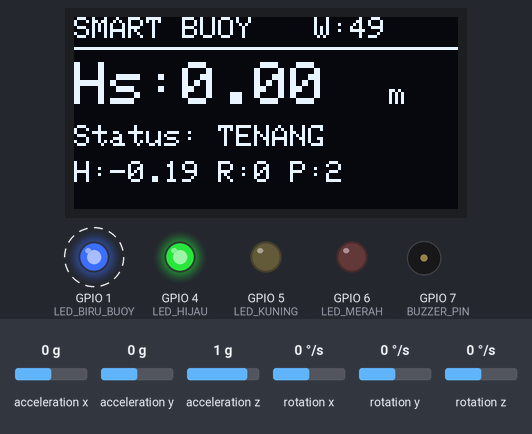
The sketch below on a simulated ESP32-S3. On the bench: 128×64 one-colour display, output pins drawn as LEDs (lit = HIGH), buzzer (waves = sounding, pin HIGH). Wiring (inferred from the names in the program): MPU-6050 motion sensor at I2C address 0x68. Dashed ring = blinking. The inputs (shaded band) are chosen by the test bench; at power-on: acceleration z 1 g, rotation x 0 °/s, acceleration x 0 g, acceleration y 0 g, rotation y 0 °/s, rotation z 0 °/s. What the sketch prints to the serial monitor is not drawn.

Above: at 4.4 s.
4.5 s: acceleration z set to 0.8 g
At 6.33 s:
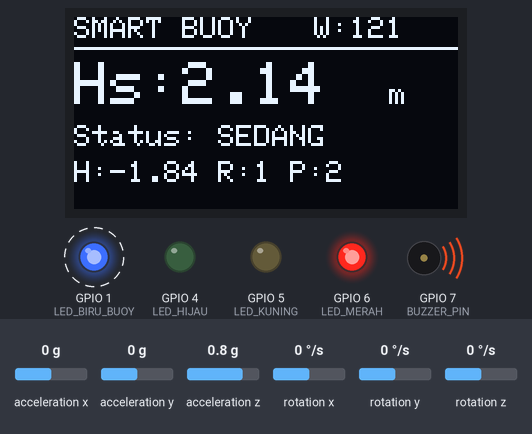
7.5 s: rotation x set to -192 °/s
At 9.4 s:
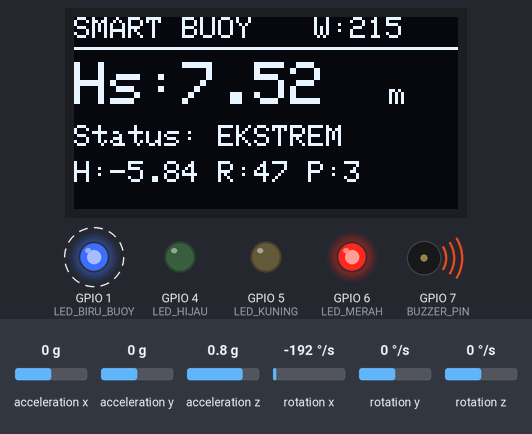
10.5 s: acceleration x set to -0.8 g
At 12.53 s:
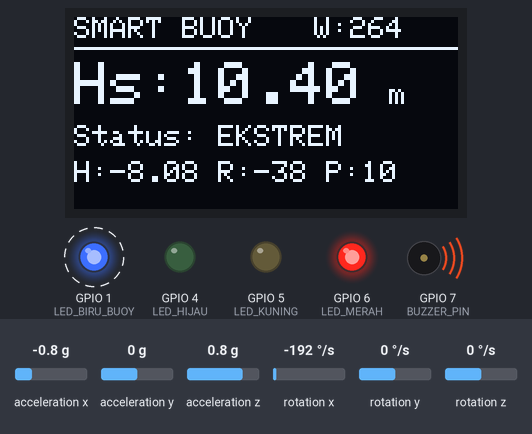
12.6 s: acceleration y set to -1.4 g
At 14.53 s:
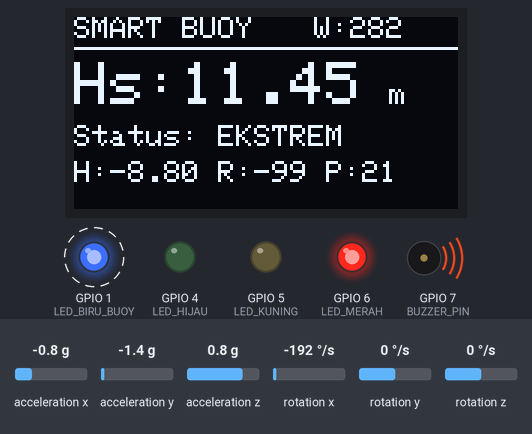
15.0 s: rotation y set to -192 °/s
At 17.53 s:
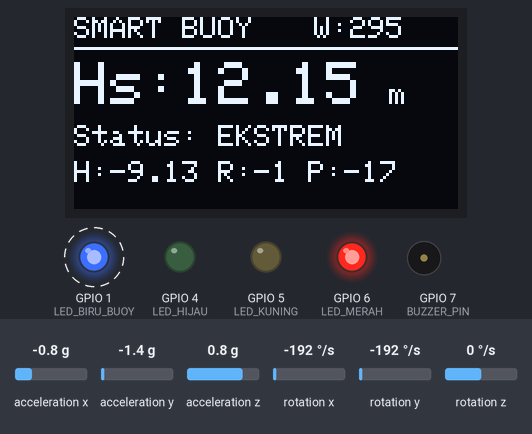
18.0 s: rotation z set to -192 °/s
At 21.1 s:
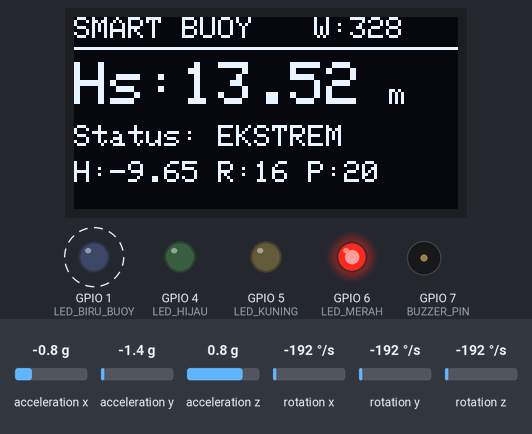
Timing chart, 0 to 21.6 s (numbered marks = the images above; inputs shaded):
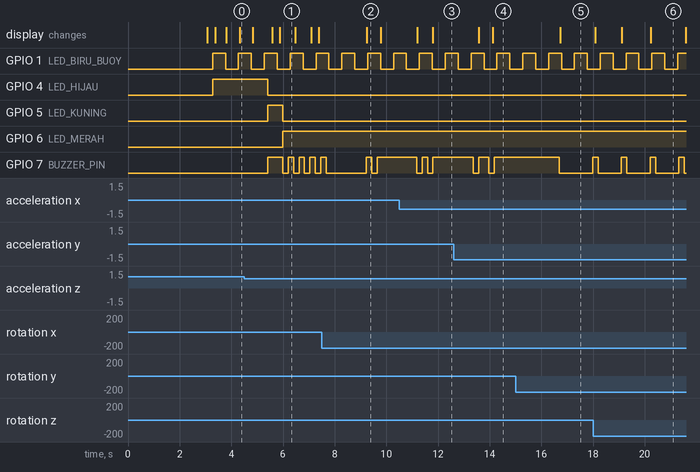

The sketch:

Oled_Hs_Status.ino
```cpp
#include <Wire.h>
#include <MadgwickAHRS.h>
#include <Adafruit_GFX.h>
#include <Adafruit_SSD1306.h>
#include <math.h>

#define DEBUG_SERIAL Serial0

#define I2C_SDA 17
#define I2C_SCL 18

#define LED_BIRU_BUOY 1
#define LED_HIJAU 4
#define LED_KUNING 5
#define LED_MERAH 6
#define BUZZER_PIN 7

#define MPU6050_ADDR 0x68
#define OLED_ADDR 0x3C

#define SCREEN_WIDTH 128
#define SCREEN_HEIGHT 64
#define OLED_RESET -1

Adafruit_SSD1306 display(SCREEN_WIDTH, SCREEN_HEIGHT, &Wire, OLED_RESET);

#define REG_PWR_MGMT_1   0x6B
#define REG_ACCEL_CONFIG 0x1C
#define REG_GYRO_CONFIG  0x1B
#define REG_ACCEL_XOUT_H 0x3B

// ====== NILAI KALIBRASI HASIL C02/C03 ======
float accel_bias_x = 458.48;
float accel_bias_y = -91.82;
float accel_bias_z = 1129.05;

float accel_lsb_per_g_x = 16265.48;
float accel_lsb_per_g_y = 16308.15;
float accel_lsb_per_g_z = 16531.99;

float gyro_bias_x = -233.87;
float gyro_bias_y = -60.78;
float gyro_bias_z = -256.41;

const float GYRO_LSB_PER_DPS = 131.0;
const float GRAVITY = 9.80665;

// Sampling
const float SAMPLE_RATE_HZ = 50.0;
const unsigned long SAMPLE_INTERVAL_US = 1000000UL / SAMPLE_RATE_HZ;
unsigned long lastSampleMicros = 0;

// Madgwick
Madgwick filter;

// Counter
unsigned long sampleCounter = 0;

// Integrasi heave
float heave_velocity_ms = 0.0;
float heave_m = 0.0;
float heave_acc_filtered = 0.0;

// Parameter tuning
const float ACC_DEADBAND_MS2 = 0.15;
const float ACC_LPF_ALPHA = 0.15;
const float VELOCITY_DAMPING = 0.985;
const float HEAVE_DAMPING = 0.995;
const float STILL_ACC_THRESHOLD = 0.18;
const float STILL_GYRO_THRESHOLD = 1.5;
int stillCounter = 0;

// Kalman sederhana
float heave_kalman = 0.0;
float kalman_error_est = 1.0;
float kalman_error_mea = 0.05;
float kalman_q = 0.001;

// Window Hs
const int WINDOW_SIZE = 500;
float heaveWindow[WINDOW_SIZE];
int windowIndex = 0;
int windowCount = 0;
float currentHs = 0.0;

// Timing indikator
unsigned long lastBlueLedMillis = 0;
unsigned long lastStatusBlinkMillis = 0;
bool blueLedState = false;
bool statusBlinkState = false;

// Timing OLED
unsigned long lastOledMillis = 0;
const unsigned long OLED_INTERVAL_MS = 500;

float kalmanUpdate(float measurement) {
  kalman_error_est = kalman_error_est + kalman_q;
  float kalman_gain = kalman_error_est / (kalman_error_est + kalman_error_mea);
  heave_kalman = heave_kalman + kalman_gain * (measurement - heave_kalman);
  kalman_error_est = (1.0 - kalman_gain) * kalman_error_est;
  return heave_kalman;
}

void addHeaveToWindow(float value) {
  heaveWindow[windowIndex] = value;
  windowIndex = (windowIndex + 1) % WINDOW_SIZE;

  if (windowCount < WINDOW_SIZE) {
    windowCount++;
  }
}

float calculateMean() {
  if (windowCount == 0) return 0.0;

  float sum = 0.0;
  for (int i = 0; i < windowCount; i++) {
    sum += heaveWindow[i];
  }

  return sum / windowCount;
}

float calculateStdDev(float meanValue) {
  if (windowCount < 2) return 0.0;

  float sumSq = 0.0;

  for (int i = 0; i < windowCount; i++) {
    float diff = heaveWindow[i] - meanValue;
    sumSq += diff * diff;
  }

  float variance = sumSq / (windowCount - 1);
  return sqrt(variance);
}

float calculateHs() {
  if (windowCount < 100) {
    return 0.0;
  }

  float meanValue = calculateMean();
  float stdDev = calculateStdDev(meanValue);

  float hs = 4.0 * stdDev;

  if (hs < 0.001) {
    hs = 0.0;
  }

  return hs;
}

String getWaveStatus(float hs) {
  if (hs < 0.5) {
    return "TENANG";
  } else if (hs < 1.25) {
    return "RENDAH";
  } else if (hs < 2.5) {
    return "SEDANG";
  } else if (hs < 4.0) {
    return "TINGGI";
  } else if (hs < 6.0) {
    return "SANGAT TINGGI";
  } else {
    return "EKSTREM";
  }
}

bool readMPU6050Burst(
  int16_t &ax_raw,
  int16_t &ay_raw,
  int16_t &az_raw,
  int16_t &gx_raw,
  int16_t &gy_raw,
  int16_t &gz_raw
) {
  Wire.beginTransmission(MPU6050_ADDR);
  Wire.write(REG_ACCEL_XOUT_H);
  uint8_t error = Wire.endTransmission(false);

  if (error != 0) {
    return false;
  }

  uint8_t bytesReceived = Wire.requestFrom(MPU6050_ADDR, (uint8_t)14);

  if (bytesReceived < 14) {
    return false;
  }

  ax_raw = (Wire.read() << 8) | Wire.read();
  ay_raw = (Wire.read() << 8) | Wire.read();
  az_raw = (Wire.read() << 8) | Wire.read();

  Wire.read();
  Wire.read();

  gx_raw = (Wire.read() << 8) | Wire.read();
  gy_raw = (Wire.read() << 8) | Wire.read();
  gz_raw = (Wire.read() << 8) | Wire.read();

  if (
    ax_raw == 0 && ay_raw == 0 && az_raw == 0 &&
    gx_raw == 0 && gy_raw == 0 && gz_raw == 0
  ) {
    return false;
  }

  return true;
}

void writeRegister(uint8_t reg, uint8_t value) {
  Wire.beginTransmission(MPU6050_ADDR);
  Wire.write(reg);
  Wire.write(value);
  Wire.endTransmission();
}

void setupMPU6050() {
  writeRegister(REG_PWR_MGMT_1, 0x00);
  delay(100);

  writeRegister(REG_ACCEL_CONFIG, 0x00);
  writeRegister(REG_GYRO_CONFIG, 0x00);

  delay(100);
}

void blinkBlueLedActivity() {
  unsigned long now = millis();

  if (now - lastBlueLedMillis >= 500) {
    lastBlueLedMillis = now;
    blueLedState = !blueLedState;
    digitalWrite(LED_BIRU_BUOY, blueLedState ? HIGH : LOW);
  }
}

void allStatusOff() {
  digitalWrite(LED_HIJAU, LOW);
  digitalWrite(LED_KUNING, LOW);
  digitalWrite(LED_MERAH, LOW);
  digitalWrite(BUZZER_PIN, LOW);
}

void updateStatusOutput(String status) {
  unsigned long now = millis();

  allStatusOff();

  if (status == "TENANG") {
    digitalWrite(LED_HIJAU, HIGH);
    digitalWrite(BUZZER_PIN, LOW);
  }

  else if (status == "RENDAH") {
    if (now - lastStatusBlinkMillis >= 700) {
      lastStatusBlinkMillis = now;
      statusBlinkState = !statusBlinkState;
    }

    digitalWrite(LED_HIJAU, statusBlinkState ? HIGH : LOW);
    digitalWrite(LED_KUNING, statusBlinkState ? LOW : HIGH);
    digitalWrite(BUZZER_PIN, LOW);
  }

  else if (status == "SEDANG") {
    digitalWrite(LED_KUNING, HIGH);

    if (now - lastStatusBlinkMillis >= 700) {
      lastStatusBlinkMillis = now;
      statusBlinkState = !statusBlinkState;
    }

    digitalWrite(BUZZER_PIN, statusBlinkState ? HIGH : LOW);
  }

  else if (
    status == "TINGGI" ||
    status == "SANGAT TINGGI" ||
    status == "EKSTREM"
  ) {
    digitalWrite(LED_MERAH, HIGH);

    if (now - lastStatusBlinkMillis >= 200) {
      lastStatusBlinkMillis = now;
      statusBlinkState = !statusBlinkState;
    }

    digitalWrite(BUZZER_PIN, statusBlinkState ? HIGH : LOW);
  }
}

void resetHeaveIfStill(float heave_acc_ms2, float gx_dps, float gy_dps, float gz_dps) {
  float gyro_abs_sum = abs(gx_dps) + abs(gy_dps) + abs(gz_dps);

  if (abs(heave_acc_ms2) < STILL_ACC_THRESHOLD && gyro_abs_sum < STILL_GYRO_THRESHOLD) {
    stillCounter++;
  } else {
    stillCounter = 0;
  }

  if (stillCounter > 50) {
    heave_velocity_ms = 0.0;
    heave_acc_filtered = 0.0;
    heave_m *= 0.95;
    heave_kalman *= 0.95;
  }
}

void updateOLED(float hs, String status, float heaveFiltered, float rollDeg, float pitchDeg) {
  unsigned long now = millis();

  if (now - lastOledMillis < OLED_INTERVAL_MS) {
    return;
  }

  lastOledMillis = now;

  display.clearDisplay();

  display.setTextColor(SSD1306_WHITE);

  display.setTextSize(1);
  display.setCursor(0, 0);
  display.println("SMART BUOY");

  display.setCursor(80, 0);
  display.print("W:");
  display.print(windowCount);

  display.drawLine(0, 10, 127, 10, SSD1306_WHITE);

  display.setTextSize(2);
  display.setCursor(0, 15);
  display.print("Hs:");
  display.print(hs, 2);

  display.setTextSize(1);
  display.setCursor(105, 22);
  display.print("m");

  display.setCursor(0, 36);
  display.print("Status: ");
  display.println(status);

  display.setCursor(0, 48);
  display.print("H:");
  display.print(heaveFiltered, 2);
  display.print(" R:");
  display.print(rollDeg, 0);
  display.print(" P:");
  display.print(pitchDeg, 0);

  display.display();
}

void showOledBoot() {
  display.clearDisplay();
  display.setTextColor(SSD1306_WHITE);

  display.setTextSize(1);
  display.setCursor(0, 0);
  display.println("SMART BUOY");
  display.println("OLED 128x64");
  display.println("C10 Hs Status");
  display.println();
  display.println("Init sensor...");
  display.display();
}

void setup() {
  pinMode(LED_BIRU_BUOY, OUTPUT);
  pinMode(LED_HIJAU, OUTPUT);
  pinMode(LED_KUNING, OUTPUT);
  pinMode(LED_MERAH, OUTPUT);
  pinMode(BUZZER_PIN, OUTPUT);

  allStatusOff();

  DEBUG_SERIAL.begin(115200);
  delay(3000);

  DEBUG_SERIAL.println();
  DEBUG_SERIAL.println("====================================");
  DEBUG_SERIAL.println("SMART BUOY - TEST C10");
  DEBUG_SERIAL.println("Hs + LED + Buzzer + OLED");
  DEBUG_SERIAL.println("SDA: GPIO17 | SCL: GPIO18");
  DEBUG_SERIAL.println("OLED address: 0x3C");
  DEBUG_SERIAL.println("Sample rate: 50 Hz");
  DEBUG_SERIAL.println("Window: 500 samples / 10 seconds");
  DEBUG_SERIAL.println("====================================");

  Wire.begin(I2C_SDA, I2C_SCL);
  Wire.setClock(100000);

  if (!display.begin(SSD1306_SWITCHCAPVCC, OLED_ADDR)) {
    DEBUG_SERIAL.println("ERROR: OLED tidak terdeteksi. Cek alamat 0x3C atau wiring.");
  } else {
    DEBUG_SERIAL.println("OLED initialized.");
    showOledBoot();
  }

  setupMPU6050();
  filter.begin(SAMPLE_RATE_HZ);

  for (int i = 0; i < WINDOW_SIZE; i++) {
    heaveWindow[i] = 0.0;
  }

  DEBUG_SERIAL.println("MPU6050 initialized.");
  DEBUG_SERIAL.println("Madgwick initialized.");
  DEBUG_SERIAL.println();

  DEBUG_SERIAL.println("sample,dt,roll_deg,pitch_deg,heave_acc_ms2,heave_m,heave_filtered_m,Hs_m,Status,windowCount");
}

void loop() {
  blinkBlueLedActivity();

  unsigned long nowMicros = micros();

  if (nowMicros - lastSampleMicros < SAMPLE_INTERVAL_US) {
    return;
  }

  float dt = (nowMicros - lastSampleMicros) / 1000000.0;
  lastSampleMicros = nowMicros;

  if (dt <= 0 || dt > 0.1) {
    dt = 1.0 / SAMPLE_RATE_HZ;
  }

  int16_t ax_raw, ay_raw, az_raw;
  int16_t gx_raw, gy_raw, gz_raw;

  bool ok = readMPU6050Burst(ax_raw, ay_raw, az_raw, gx_raw, gy_raw, gz_raw);

  if (!ok) {
    DEBUG_SERIAL.println("ERROR: MPU6050 read failed. Sampel dilewati.");
    return;
  }

  float ax_g = (ax_raw - accel_bias_x) / accel_lsb_per_g_x;
  float ay_g = (ay_raw - accel_bias_y) / accel_lsb_per_g_y;
  float az_g = (az_raw - accel_bias_z) / accel_lsb_per_g_z;

  float acc_norm = sqrt(ax_g * ax_g + ay_g * ay_g + az_g * az_g);

  if (acc_norm < 0.5 || acc_norm > 2.5) {
    DEBUG_SERIAL.println("ERROR: Data akselerometer tidak valid. Sampel dilewati.");
    return;
  }

  float gx_dps = (gx_raw - gyro_bias_x) / GYRO_LSB_PER_DPS;
  float gy_dps = (gy_raw - gyro_bias_y) / GYRO_LSB_PER_DPS;
  float gz_dps = (gz_raw - gyro_bias_z) / GYRO_LSB_PER_DPS;

  filter.updateIMU(gx_dps, gy_dps, gz_dps, ax_g, ay_g, az_g);

  float roll_deg = filter.getRoll();
  float pitch_deg = filter.getPitch();

  float roll_rad = roll_deg * PI / 180.0;
  float pitch_rad = pitch_deg * PI / 180.0;

  float acc_z_world_g =
      (-ax_g * sin(pitch_rad)) +
      (ay_g * sin(roll_rad) * cos(pitch_rad)) +
      (az_g * cos(roll_rad) * cos(pitch_rad));

  float heave_acc_g = acc_z_world_g - 1.0;
  float heave_acc_ms2 = heave_acc_g * GRAVITY;

  if (abs(heave_acc_ms2) > 5.0) {
    DEBUG_SERIAL.println("ERROR: Outlier heave acceleration. Sampel dilewati.");
    return;
  }

  if (abs(heave_acc_ms2) < ACC_DEADBAND_MS2) {
    heave_acc_ms2 = 0.0;
  }

  heave_acc_filtered =
      (ACC_LPF_ALPHA * heave_acc_ms2) +
      ((1.0 - ACC_LPF_ALPHA) * heave_acc_filtered);

  heave_velocity_ms += heave_acc_filtered * dt;
  heave_velocity_ms *= VELOCITY_DAMPING;

  heave_m += heave_velocity_ms * dt;
  heave_m *= HEAVE_DAMPING;

  resetHeaveIfStill(heave_acc_ms2, gx_dps, gy_dps, gz_dps);

  float heave_filtered_m = kalmanUpdate(heave_m);

  addHeaveToWindow(heave_filtered_m);

  currentHs = calculateHs();

  String status = getWaveStatus(currentHs);

  updateStatusOutput(status);

  updateOLED(currentHs, status, heave_filtered_m, roll_deg, pitch_deg);

  DEBUG_SERIAL.print(sampleCounter); DEBUG_SERIAL.print(",");
  DEBUG_SERIAL.print(dt, 4); DEBUG_SERIAL.print(",");
  DEBUG_SERIAL.print(roll_deg, 2); DEBUG_SERIAL.print(",");
  DEBUG_SERIAL.print(pitch_deg, 2); DEBUG_SERIAL.print(",");
  DEBUG_SERIAL.print(heave_acc_ms2, 4); DEBUG_SERIAL.print(",");
  DEBUG_SERIAL.print(heave_m, 5); DEBUG_SERIAL.print(",");
  DEBUG_SERIAL.print(heave_filtered_m, 5); DEBUG_SERIAL.print(",");
  DEBUG_SERIAL.print(currentHs, 4); DEBUG_SERIAL.print(",");
  DEBUG_SERIAL.print(status); DEBUG_SERIAL.print(",");
  DEBUG_SERIAL.println(windowCount);

  sampleCounter++;
}
```

Measured:
- after the input at 4.5 s, GPIO 4 (LED_HIJAU): HIGH → LOW after 0.90 s instead of 1.3 s; GPIO 6 (LED_MERAH): LOW → HIGH after 1.5 s instead of 2.9 s
- by itself, GPIO 1 (LED_BIRU_BUOY): alternates HIGH for 0.50 s and LOW for 0.50 s
- by itself, GPIO 7 (BUZZER_PIN): alternates HIGH for 0.21 s and LOW for 0.89 s
- what the display in image 1 shows lasts 0.6 s, from 5.9 s to 6.5 s
- what the display in image 2 shows lasts 0.5 s, from 9.3 s to 9.8 s
